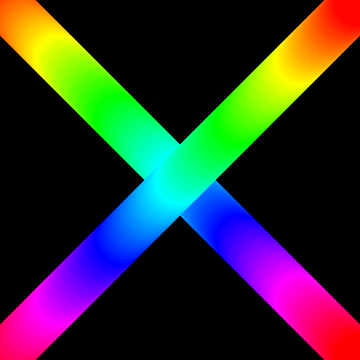
Frame 1 (no input)
Frame 60 (the mouse pressed at the canvas centre just before this capture): identical to frame 1, image omitted
Frame 120 (the mouse held since frame 60 and released just before this capture): identical to frame 1, image omitted

The Processing sketch that drew this single still picture (run headless with seeded random() and noise(); from frame 60 on, the mouse is pressed at the canvas centre):

// Processing sketch: color_change
// ── color_change.pde
int t;

void setup() {
 size(360, 360); 
 colorMode(HSB, 360, 100, 100); // hue,saturation,brightness
 background(0);
 //strokeWeight(10);
}

void draw() {
  int m = round(millis()* 0.01);
  t = m%360;
  //background(t,100,100);
  noStroke();
  background(0);
  
  for(int i = 0; i < width; i++) {
    fill(i , 100, 100);
    circle(i, i, 50);
  }
  
  for(int i = width; i > 0; i--) {
    fill(i , 100, 100);
    circle(width - i, i, 50);
    //println(i);
  }
  //noLoop();
}
